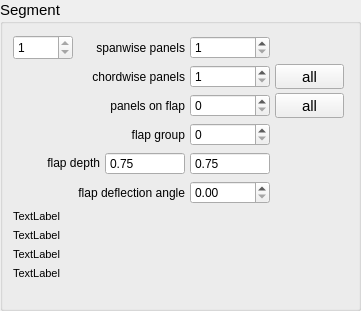
       <widget class="FocusGroupBox" name="groupBoxGeometrySegment">
        <property name="geometry">
         <rect>
          <x>670</x>
          <y>10</y>
          <width>361</width>
          <height>311</height>
         </rect>
        </property>
        <property name="minimumSize">
         <size>
          <width>0</width>
          <height>300</height>
         </size>
        </property>
        <property name="font">
         <font>
          <pointsize>11</pointsize>
          <weight>50</weight>
          <bold>false</bold>
         </font>
        </property>
        <property name="title">
         <string>Segment</string>
        </property>
        <widget class="QWidget" name="layoutGeometrySegment">
         <property name="geometry">
          <rect>
           <x>8</x>
           <y>30</y>
           <width>341</width>
           <height>256</height>
          </rect>
         </property>
         <layout class="QGridLayout" name="geometrySegmentValuesLayout" rowminimumheight="25,25,25,25,25,25,15,15,15,15">
          <property name="horizontalSpacing">
           <number>5</number>
          </property>
          <property name="verticalSpacing">
           <number>4</number>
          </property>
          <property name="margin">
           <number>5</number>
          </property>
          <item row="0" column="1" colspan="2">
           <widget class="QLabel" name="label_16">
            <property name="font">
             <font>
              <pointsize>9</pointsize>
              <weight>50</weight>
              <bold>false</bold>
             </font>
            </property>
            <property name="text">
             <string>spanwise panels</string>
            </property>
            <property name="alignment">
             <set>Qt::AlignRight|Qt::AlignTrailing|Qt::AlignVCenter</set>
            </property>
           </widget>
          </item>
          <item row="0" column="3">
           <widget class="QSpinBox" name="segmentSpanwisePanels">
            <property name="minimumSize">
             <size>
              <width>80</width>
              <height>0</height>
             </size>
            </property>
            <property name="font">
             <font>
              <pointsize>9</pointsize>
              <weight>50</weight>
              <bold>false</bold>
             </font>
            </property>
            <property name="minimum">
             <number>1</number>
            </property>
            <property name="maximum">
             <number>999</number>
            </property>
           </widget>
          </item>
          <item row="1" column="1" colspan="2">
           <widget class="QLabel" name="label_17">
            <property name="font">
             <font>
              <pointsize>9</pointsize>
              <weight>50</weight>
              <bold>false</bold>
             </font>
            </property>
            <property name="text">
             <string>chordwise panels</string>
            </property>
            <property name="alignment">
             <set>Qt::AlignRight|Qt::AlignTrailing|Qt::AlignVCenter</set>
            </property>
           </widget>
          </item>
          <item row="1" column="3">
           <widget class="QSpinBox" name="segmentChordwisePanels">
            <property name="minimumSize">
             <size>
              <width>80</width>
              <height>0</height>
             </size>
            </property>
            <property name="font">
             <font>
              <pointsize>9</pointsize>
              <weight>50</weight>
              <bold>false</bold>
             </font>
            </property>
            <property name="minimum">
             <number>1</number>
            </property>
            <property name="maximum">
             <number>999</number>
            </property>
           </widget>
          </item>
          <item row="2" column="1" colspan="2">
           <widget class="QLabel" name="label_18">
            <property name="font">
             <font>
              <pointsize>9</pointsize>
              <weight>50</weight>
              <bold>false</bold>
             </font>
            </property>
            <property name="text">
             <string>panels on flap</string>
            </property>
            <property name="alignment">
             <set>Qt::AlignRight|Qt::AlignTrailing|Qt::AlignVCenter</set>
            </property>
           </widget>
          </item>
          <item row="2" column="3">
           <widget class="QSpinBox" name="segmentFlapPanels">
            <property name="minimumSize">
             <size>
              <width>80</width>
              <height>0</height>
             </size>
            </property>
            <property name="font">
             <font>
              <pointsize>9</pointsize>
              <weight>50</weight>
              <bold>false</bold>
             </font>
            </property>
           </widget>
          </item>
          <item row="3" column="1" colspan="2">
           <widget class="QLabel" name="label_19">
            <property name="font">
             <font>
              <pointsize>9</pointsize>
              <weight>50</weight>
              <bold>false</bold>
             </font>
            </property>
            <property name="text">
             <string>flap group</string>
            </property>
            <property name="alignment">
             <set>Qt::AlignRight|Qt::AlignTrailing|Qt::AlignVCenter</set>
            </property>
           </widget>
          </item>
          <item row="3" column="3">
           <widget class="QSpinBox" name="segmentFlapGroup">
            <property name="minimumSize">
             <size>
              <width>80</width>
              <height>0</height>
             </size>
            </property>
            <property name="font">
             <font>
              <pointsize>9</pointsize>
              <weight>50</weight>
              <bold>false</bold>
             </font>
            </property>
           </widget>
          </item>
          <item row="0" column="0">
           <widget class="QSpinBox" name="selectSegment">
            <property name="sizePolicy">
             <sizepolicy hsizetype="Fixed" vsizetype="Fixed">
              <horstretch>0</horstretch>
              <verstretch>0</verstretch>
             </sizepolicy>
            </property>
            <property name="minimumSize">
             <size>
              <width>60</width>
              <height>25</height>
             </size>
            </property>
            <property name="font">
             <font>
              <pointsize>9</pointsize>
              <weight>50</weight>
              <bold>false</bold>
             </font>
            </property>
            <property name="minimum">
             <number>1</number>
            </property>
            <property name="maximum">
             <number>1</number>
            </property>
           </widget>
          </item>
          <item row="4" column="2">
           <widget class="QDoubleSpinBox" name="doubleSegmentFlapDepthLeft">
            <property name="sizePolicy">
             <sizepolicy hsizetype="Fixed" vsizetype="Fixed">
              <horstretch>0</horstretch>
              <verstretch>0</verstretch>
             </sizepolicy>
            </property>
            <property name="minimumSize">
             <size>
              <width>80</width>
              <height>0</height>
             </size>
            </property>
            <property name="font">
             <font>
              <pointsize>9</pointsize>
              <weight>50</weight>
              <bold>false</bold>
             </font>
            </property>
            <property name="layoutDirection">
             <enum>Qt::LeftToRight</enum>
            </property>
            <property name="alignment">
             <set>Qt::AlignLeading|Qt::AlignLeft|Qt::AlignVCenter</set>
            </property>
            <property name="buttonSymbols">
             <enum>QAbstractSpinBox::NoButtons</enum>
            </property>
            <property name="maximum">
             <double>1.000000000000000</double>
            </property>
            <property name="singleStep">
             <double>0.050000000000000</double>
            </property>
            <property name="value">
             <double>0.750000000000000</double>
            </property>
           </widget>
          </item>
          <item row="4" column="3">
           <widget class="QDoubleSpinBox" name="doubleSegmentFlapDepthRight">
            <property name="minimumSize">
             <size>
              <width>80</width>
              <height>0</height>
             </size>
            </property>
            <property name="font">
             <font>
              <pointsize>9</pointsize>
              <weight>50</weight>
              <bold>false</bold>
             </font>
            </property>
            <property name="buttonSymbols">
             <enum>QAbstractSpinBox::NoButtons</enum>
            </property>
            <property name="maximum">
             <double>1.000000000000000</double>
            </property>
            <property name="singleStep">
             <double>0.050000000000000</double>
            </property>
            <property name="value">
             <double>0.750000000000000</double>
            </property>
           </widget>
          </item>
          <item row="4" column="0" colspan="2">
           <widget class="QLabel" name="label_20">
            <property name="sizePolicy">
             <sizepolicy hsizetype="Preferred" vsizetype="Fixed">
              <horstretch>0</horstretch>
              <verstretch>0</verstretch>
             </sizepolicy>
            </property>
            <property name="font">
             <font>
              <pointsize>9</pointsize>
              <weight>50</weight>
              <bold>false</bold>
             </font>
            </property>
            <property name="text">
             <string>flap depth</string>
            </property>
            <property name="alignment">
             <set>Qt::AlignBottom|Qt::AlignRight|Qt::AlignTrailing</set>
            </property>
           </widget>
          </item>
          <item row="6" column="0" colspan="4">
           <widget class="QLabel" name="labelSegmentSpan">
            <property name="font">
             <font>
              <pointsize>8</pointsize>
             </font>
            </property>
            <property name="text">
             <string>TextLabel</string>
            </property>
           </widget>
          </item>
          <item row="7" column="0" colspan="4">
           <widget class="QLabel" name="labelSegmentArea">
            <property name="font">
             <font>
              <pointsize>8</pointsize>
             </font>
            </property>
            <property name="text">
             <string>TextLabel</string>
            </property>
           </widget>
          </item>
          <item row="8" column="0" colspan="4">
           <widget class="QLabel" name="labelSegmentXC">
            <property name="font">
             <font>
              <pointsize>8</pointsize>
             </font>
            </property>
            <property name="text">
             <string>TextLabel</string>
            </property>
           </widget>
          </item>
          <item row="9" column="0" colspan="4">
           <widget class="QLabel" name="labelSegmentDihedral">
            <property name="font">
             <font>
              <pointsize>8</pointsize>
             </font>
            </property>
            <property name="text">
             <string>TextLabel</string>
            </property>
           </widget>
          </item>
          <item row="5" column="3">
           <widget class="QDoubleSpinBox" name="doubleSegmentFlapDeflection">
            <property name="minimumSize">
             <size>
              <width>80</width>
              <height>0</height>
             </size>
            </property>
            <property name="font">
             <font>
              <pointsize>9</pointsize>
              <weight>50</weight>
              <bold>false</bold>
             </font>
            </property>
            <property name="maximum">
             <double>1.000000000000000</double>
            </property>
            <property name="singleStep">
             <double>0.100000000000000</double>
            </property>
            <property name="value">
             <double>0.000000000000000</double>
            </property>
           </widget>
          </item>
          <item row="5" column="1" colspan="2">
           <widget class="QLabel" name="label_14">
            <property name="font">
             <font>
              <pointsize>9</pointsize>
             </font>
            </property>
            <property name="layoutDirection">
             <enum>Qt::LeftToRight</enum>
            </property>
            <property name="text">
             <string>flap deflection angle</string>
            </property>
            <property name="alignment">
             <set>Qt::AlignRight|Qt::AlignTrailing|Qt::AlignVCenter</set>
            </property>
           </widget>
          </item>
          <item row="1" column="4">
           <widget class="QPushButton" name="segmentChordwisePanelsAllButton">
            <property name="enabled">
             <bool>true</bool>
            </property>
            <property name="sizePolicy">
             <sizepolicy hsizetype="Fixed" vsizetype="Fixed">
              <horstretch>0</horstretch>
              <verstretch>0</verstretch>
             </sizepolicy>
            </property>
            <property name="minimumSize">
             <size>
              <width>30</width>
              <height>22</height>
             </size>
            </property>
            <property name="baseSize">
             <size>
              <width>30</width>
              <height>22</height>
             </size>
            </property>
            <property name="text">
             <string>all</string>
            </property>
           </widget>
          </item>
          <item row="2" column="4">
           <widget class="QPushButton" name="segmentFlapPanelsAllButton">
            <property name="enabled">
             <bool>true</bool>
            </property>
            <property name="sizePolicy">
             <sizepolicy hsizetype="Fixed" vsizetype="Fixed">
              <horstretch>0</horstretch>
              <verstretch>0</verstretch>
             </sizepolicy>
            </property>
            <property name="minimumSize">
             <size>
              <width>30</width>
              <height>22</height>
             </size>
            </property>
            <property name="baseSize">
             <size>
              <width>30</width>
              <height>22</height>
             </size>
            </property>
            <property name="text">
             <string>all</string>
            </property>
           </widget>
          </item>
         </layout>
        </widget>
       </widget>
